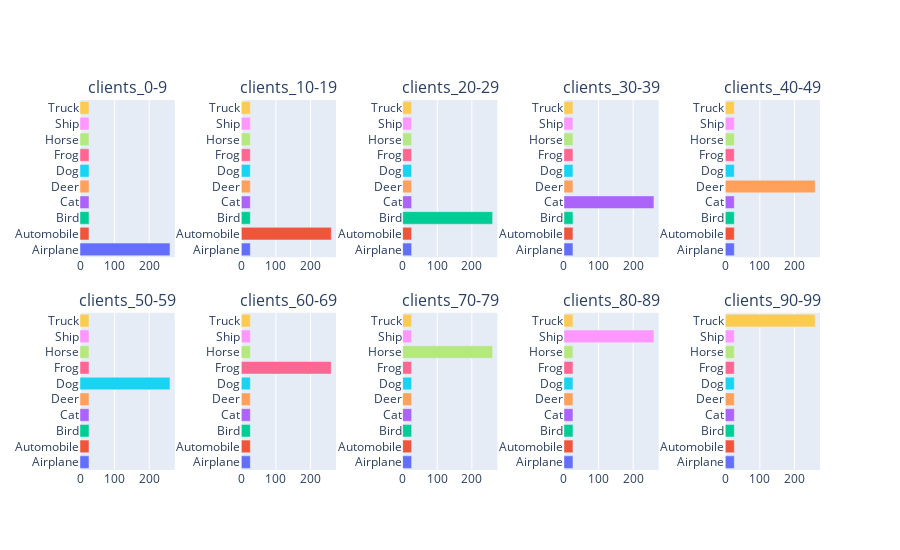

The notebook cell this image was saved under:
### Markdown cell above
# 1. CIFAR10 Dataset
## a) Class Ratio 10:1

### Code cell
dataset_name = "cifar10"
class_labels =['Airplane', 'Automobile', 'Bird', 'Cat', 'Deer', 'Dog', 'Frog', 'Horse', 'Ship', 'Truck']
hspace = 0.09
class_ratio = 10
mnist_fig_cr10 = get_fig(dataset_name, class_labels, class_ratio, hspace)
mnist_fig_cr10.show()

### Figure 1 — Plotly figure (JSON) as saved in the notebook; plotly's stock layout.template omitted (floating-point values rounded to 4 significant figures)
{"data": [{"cliponaxis": false, "marker": {"color": ["#636EFA", "#EF553B", "#00CC96", "#AB63FA", "#FFA15A", "#19D3F3", "#FF6692", "#B6E880", "#FF97FF", "#FECB52"]}, "orientation": "h", "type": "bar", "x": [260, 26, 26, 26, 26, 26, 26, 26, 26, 26], "xaxis": "x", "y": ["Airplane", "Automobile", "Bird", "Cat", "Deer", "Dog", "Frog", "Horse", "Ship", "Truck"], "yaxis": "y"}, {"cliponaxis": false, "marker": {"color": ["#636EFA", "#EF553B", "#00CC96", "#AB63FA", "#FFA15A", "#19D3F3", "#FF6692", "#B6E880", "#FF97FF", "#FECB52"]}, "orientation": "h", "type": "bar", "x": [26, 260, 26, 26, 26, 26, 26, 26, 26, 26], "xaxis": "x2", "y": ["Airplane", "Automobile", "Bird", "Cat", "Deer", "Dog", "Frog", "Horse", "Ship", "Truck"], "yaxis": "y2"}, {"cliponaxis": false, "marker": {"color": ["#636EFA", "#EF553B", "#00CC96", "#AB63FA", "#FFA15A", "#19D3F3", "#FF6692", "#B6E880", "#FF97FF", "#FECB52"]}, "orientation": "h", "type": "bar", "x": [26, 26, 260, 26, 26, 26, 26, 26, 26, 26], "xaxis": "x3", "y": ["Airplane", "Automobile", "Bird", "Cat", "Deer", "Dog", "Frog", "Horse", "Ship", "Truck"], "yaxis": "y3"}, {"cliponaxis": false, "marker": {"color": ["#636EFA", "#EF553B", "#00CC96", "#AB63FA", "#FFA15A", "#19D3F3", "#FF6692", "#B6E880", "#FF97FF", "#FECB52"]}, "orientation": "h", "type": "bar", "x": [26, 26, 26, 260, 26, 26, 26, 26, 26, 26], "xaxis": "x4", "y": ["Airplane", "Automobile", "Bird", "Cat", "Deer", "Dog", "Frog", "Horse", "Ship", "Truck"], "yaxis": "y4"}, {"cliponaxis": false, "marker": {"color": ["#636EFA", "#EF553B", "#00CC96", "#AB63FA", "#FFA15A", "#19D3F3", "#FF6692", "#B6E880", "#FF97FF", "#FECB52"]}, "orientation": "h", "type": "bar", "x": [26, 26, 26, 26, 260, 26, 26, 26, 26, 26], "xaxis": "x5", "y": ["Airplane", "Automobile", "Bird", "Cat", "Deer", "Dog", "Frog", "Horse", "Ship", "Truck"], "yaxis": "y5"}, {"cliponaxis": false, "marker": {"color": ["#636EFA", "#EF553B", "#00CC96", "#AB63FA", "#FFA15A", "#19D3F3", "#FF6692", "#B6E880", "#FF97FF", "#FECB52"]}, "orientation": "h", "type": "bar", "x": [26, 26, 26, 26, 26, 260, 26, 26, 26, 26], "xaxis": "x6", "y": ["Airplane", "Automobile", "Bird", "Cat", "Deer", "Dog", "Frog", "Horse", "Ship", "Truck"], "yaxis": "y6"}, {"cliponaxis": false, "marker": {"color": ["#636EFA", "#EF553B", "#00CC96", "#AB63FA", "#FFA15A", "#19D3F3", "#FF6692", "#B6E880", "#FF97FF", "#FECB52"]}, "orientation": "h", "type": "bar", "x": [26, 26, 26, 26, 26, 26, 260, 26, 26, 26], "xaxis": "x7", "y": ["Airplane", "Automobile", "Bird", "Cat", "Deer", "Dog", "Frog", "Horse", "Ship", "Truck"], "yaxis": "y7"}, {"cliponaxis": false, "marker": {"color": ["#636EFA", "#EF553B", "#00CC96", "#AB63FA", "#FFA15A", "#19D3F3", "#FF6692", "#B6E880", "#FF97FF", "#FECB52"]}, "orientation": "h", "type": "bar", "x": [26, 26, 26, 26, 26, 26, 26, 260, 26, 26], "xaxis": "x8", "y": ["Airplane", "Automobile", "Bird", "Cat", "Deer", "Dog", "Frog", "Horse", "Ship", "Truck"], "yaxis": "y8"}, {"cliponaxis": false, "marker": {"color": ["#636EFA", "#EF553B", "#00CC96", "#AB63FA", "#FFA15A", "#19D3F3", "#FF6692", "#B6E880", "#FF97FF", "#FECB52"]}, "orientation": "h", "type": "bar", "x": [26, 26, 26, 26, 26, 26, 26, 26, 260, 26], "xaxis": "x9", "y": ["Airplane", "Automobile", "Bird", "Cat", "Deer", "Dog", "Frog", "Horse", "Ship", "Truck"], "yaxis": "y9"}, {"cliponaxis": false, "marker": {"color": ["#636EFA", "#EF553B", "#00CC96", "#AB63FA", "#FFA15A", "#19D3F3", "#FF6692", "#B6E880", "#FF97FF", "#FECB52"]}, "orientation": "h", "type": "bar", "x": [26, 26, 26, 26, 26, 26, 26, 26, 26, 260], "xaxis": "x10", "y": ["Airplane", "Automobile", "Bird", "Cat", "Deer", "Dog", "Frog", "Horse", "Ship", "Truck"], "yaxis": "y10"}], "layout": {"annotations": [{"font": {"size": 16}, "showarrow": false, "text": "clients_0-9", "x": 0.064, "xanchor": "center", "xref": "paper", "y": 1, "yanchor": "bottom", "yref": "paper"}, {"font": {"size": 16}, "showarrow": false, "text": "clients_10-19", "x": 0.282, "xanchor": "center", "xref": "paper", "y": 1, "yanchor": "bottom", "yref": "paper"}, {"font": {"size": 16}, "showarrow": false, "text": "clients_20-29", "x": 0.5, "xanchor": "center", "xref": "paper", "y": 1, "yanchor": "bottom", "yref": "paper"}, {"font": {"size": 16}, "showarrow": false, "text": "clients_30-39", "x": 0.718, "xanchor": "center", "xref": "paper", "y": 1, "yanchor": "bottom", "yref": "paper"}, {"font": {"size": 16}, "showarrow": false, "text": "clients_40-49", "x": 0.936, "xanchor": "center", "xref": "paper", "y": 1, "yanchor": "bottom", "yref": "paper"}, {"font": {"size": 16}, "showarrow": false, "text": "clients_50-59", "x": 0.064, "xanchor": "center", "xref": "paper", "y": 0.425, "yanchor": "bottom", "yref": "paper"}, {"font": {"size": 16}, "showarrow": false, "text": "clients_60-69", "x": 0.282, "xanchor": "center", "xref": "paper", "y": 0.425, "yanchor": "bottom", "yref": "paper"}, {"font": {"size": 16}, "showarrow": false, "text": "clients_70-79", "x": 0.5, "xanchor": "center", "xref": "paper", "y": 0.425, "yanchor": "bottom", "yref": "paper"}, {"font": {"size": 16}, "showarrow": false, "text": "clients_80-89", "x": 0.718, "xanchor": "center", "xref": "paper", "y": 0.425, "yanchor": "bottom", "yref": "paper"}, {"font": {"size": 16}, "showarrow": false, "text": "clients_90-99", "x": 0.936, "xanchor": "center", "xref": "paper", "y": 0.425, "yanchor": "bottom", "yref": "paper"}], "height": 550, "showlegend": false, "xaxis": {"anchor": "y", "domain": [0, 0.128]}, "xaxis10": {"anchor": "y10", "domain": [0.872, 1]}, "xaxis2": {"anchor": "y2", "domain": [0.218, 0.346]}, "xaxis3": {"anchor": "y3", "domain": [0.436, 0.564]}, "xaxis4": {"anchor": "y4", "domain": [0.654, 0.782]}, "xaxis5": {"anchor": "y5", "domain": [0.872, 1]}, "xaxis6": {"anchor": "y6", "domain": [0, 0.128]}, "xaxis7": {"anchor": "y7", "domain": [0.218, 0.346]}, "xaxis8": {"anchor": "y8", "domain": [0.436, 0.564]}, "xaxis9": {"anchor": "y9", "domain": [0.654, 0.782]}, "yaxis": {"anchor": "x", "domain": [0.575, 1]}, "yaxis10": {"anchor": "x10", "domain": [0, 0.425]}, "yaxis2": {"anchor": "x2", "domain": [0.575, 1]}, "yaxis3": {"anchor": "x3", "domain": [0.575, 1]}, "yaxis4": {"anchor": "x4", "domain": [0.575, 1]}, "yaxis5": {"anchor": "x5", "domain": [0.575, 1]}, "yaxis6": {"anchor": "x6", "domain": [0, 0.425]}, "yaxis7": {"anchor": "x7", "domain": [0, 0.425]}, "yaxis8": {"anchor": "x8", "domain": [0, 0.425]}, "yaxis9": {"anchor": "x9", "domain": [0, 0.425]}}}
